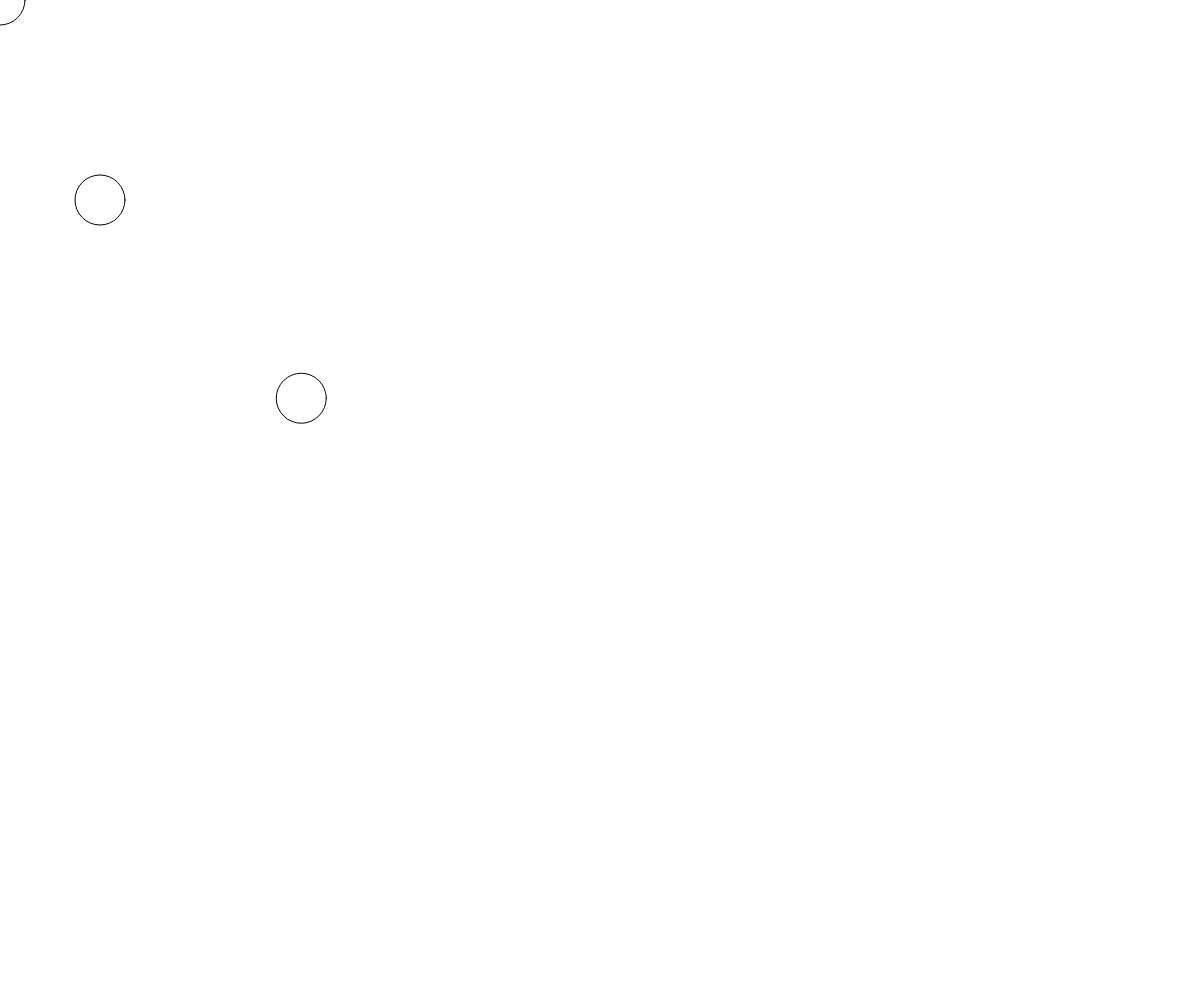
Frame 1 (no input)
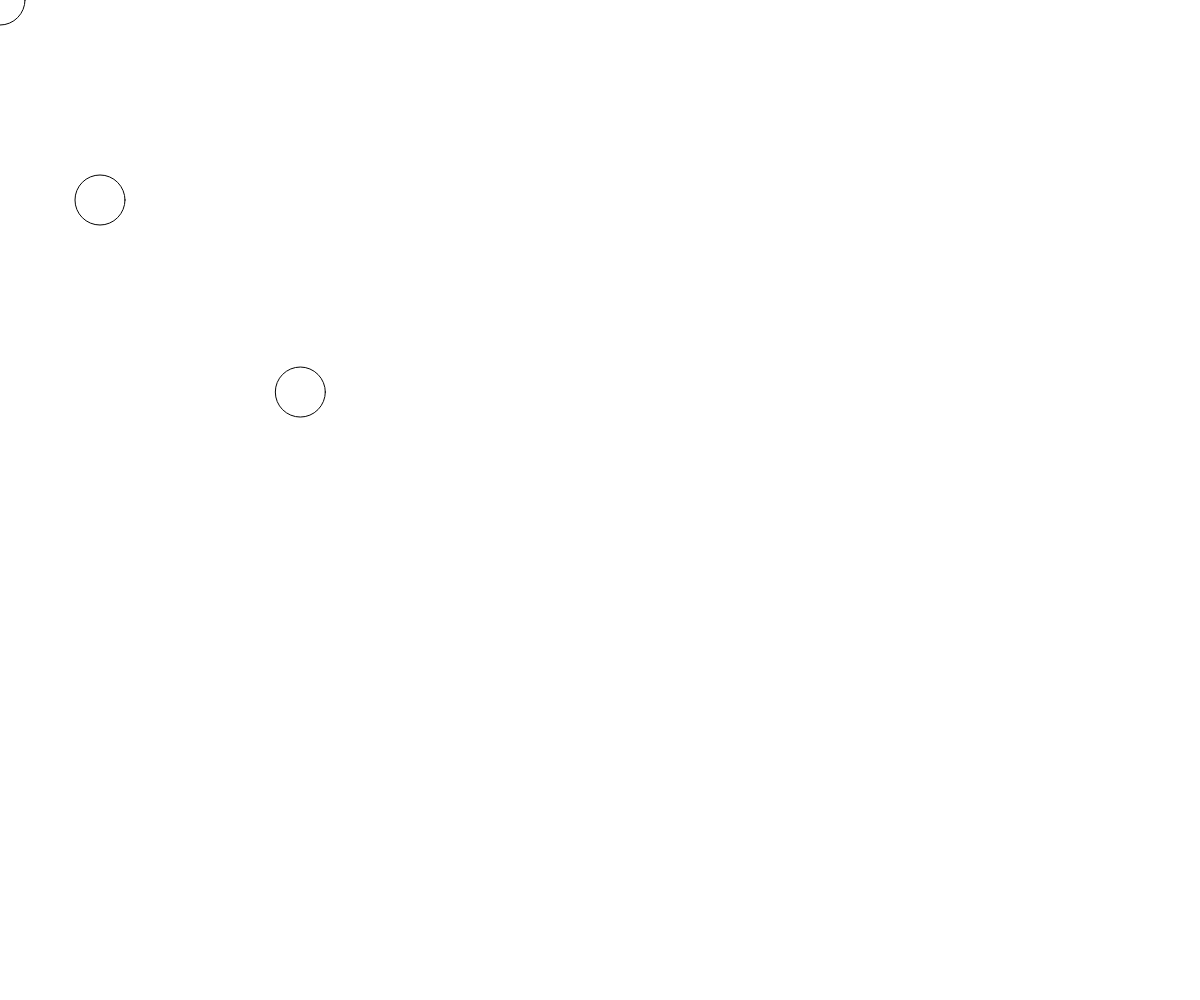
Frame 60 (no input)
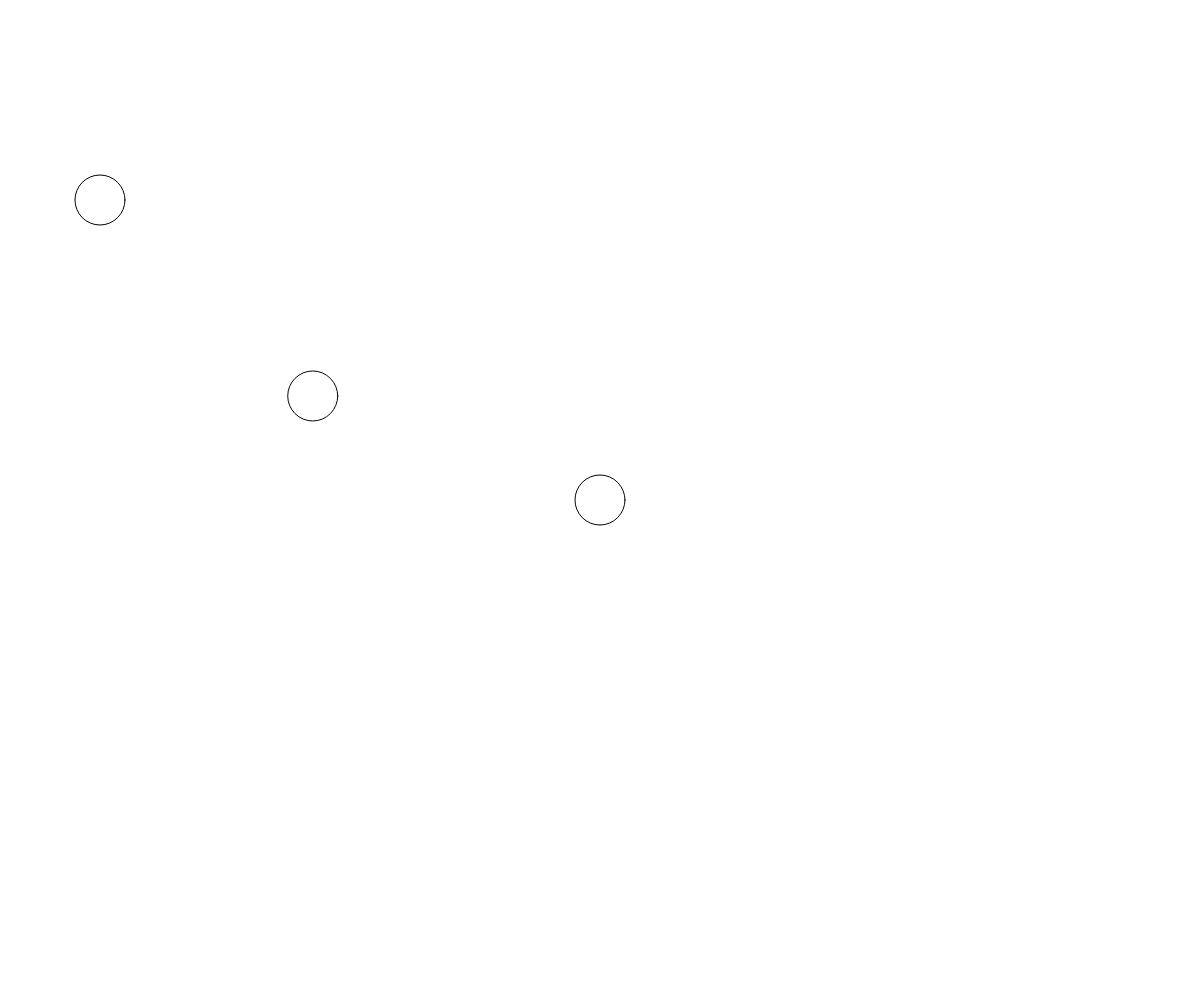
Frame 120 (the mouse pressed at the canvas centre since frame 60)

The p5.js sketch that drew these frames (run headless with seeded random() and noise() and a simulated clock; from frame 60 on, the mouse is pressed at the canvas centre):

// p5.js sketch
// ── sketch.js
// ball OOP

let myBall;
let anotherBall;
let thirdBall;

function setup() {
  createCanvas(windowWidth, windowHeight);
  myBall = new Ball(300, 400);
  anotherBall = new Ball(100, 200);
  thirdBall = new Ball(mouseX, mouseY);
}

function draw() {
  background(255);

  myBall.jiggle();

  myBall.display();
  anotherBall.display();
  thirdBall.display();

}

function mousePressed() {
  thirdBall = new Ball(mouseX, mouseY);
}

class Ball {
  constructor(x, y) {
    this.x = x;
    this.y = y;
    this.radius = 50;
  }

  display() {
    ellipse(this.x, this.y, this.radius, this.radius);
  }

  jiggle() {
    this.x += random(-3, 3);
    this.y += random(-3, 3);
  }

  goTo(x, y) {
    this.x = x;
    this.y = y;
  }
}
